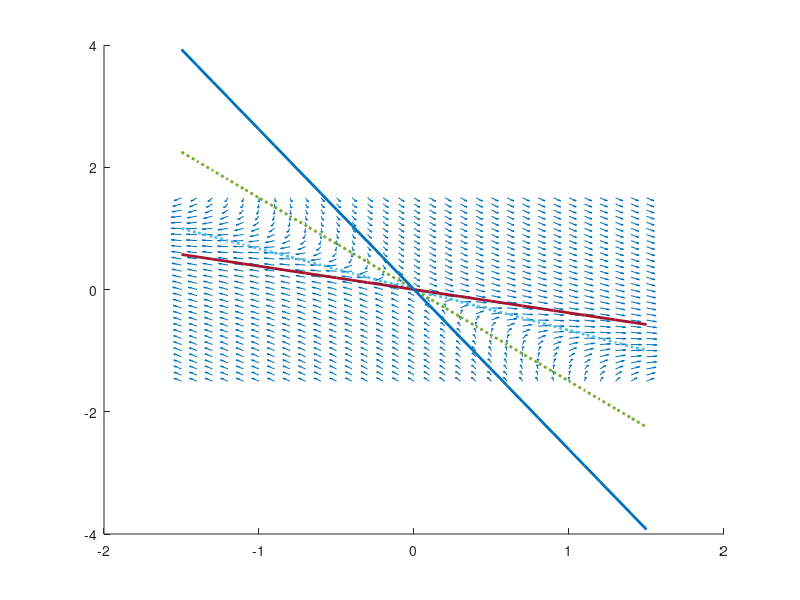

This chart was generated by the following MATLAB code: (Note: this script raises an error after producing the figure.)
#A = [2 3; -3 -2]; #centre
A = [3 2; -2 -3]; #selle

#TODO: vérifier si isoclines de graph avec nbrs complexes est bon 

[x1,x2] = meshgrid(-1.5:0.1:1.5);

x1_values = A(1,1)*x1+A(1,2)*x2;
x2_values = A(2,1)*x1+A(2,2)*x2;

norms=sqrt(x1_values.^2+x2_values.^2);
x1_normalized = x1_values ./ norms;
x2_normalized = x2_values ./norms;

# Isoclines
line_range = -1.5:.1:1.5;
isocline_1 = -(A(1,1)/A(1,2)) * line_range;
isocline_2 = -(A(2,1)/A(2,2)) * line_range;

# Droites invariantes (vecteurs propres) 
[V,L] = eig(A);
eigenvector_1 = (V(2,1)/V(1,1)) * line_range;
eigenvector_2 = (V(2,2)/V(1,2)) * line_range;

# Figure 1: portrait de phase, isoclines et vecteurs propres
figure(1);
hold on;
vector_scale = .5;

quiver(x1,x2,x1_normalized,x2_normalized, vector_scale);

# commenter isocline 1 et vecteur propre 1 pour le centre
plot(line_range,isocline_1,"linewidth", 2, "linestyle", ":");
plot(line_range,isocline_2,"linewidth", 2, "linestyle", ":");

plot(line_range,eigenvector_1,"linewidth",2);
plot(line_range,eigenvector_2,"linewidth",2);
quiver([0;0],[0;0],V(1,:),V(2,:),"linewidth",5,"color","k");

legend("portrait de phase","isocline 1","isocline 2", "v_1","v_2","location","south");
hold off;

# Figure 2: trajectoires e(t), w(t) avec 5 conditions initiales
figure(2);
hold on;
x1dot = @(t, x) A(1,1)*x(1)+A(1,2)*x(2);
x2dot = @(t, x) A(2,1)*x(1)+A(2,2)*x(2);
xdot = @(t,x) [x1dot(t, x);x2dot(t, x)];
[t1,x1] = ode23(xdot, [0, 10], [2, 0]);
[t2,x2] = ode23(xdot, [0, 10], [0, 3]);
[t3,x3] = ode23(xdot, [0, 10], [-2, 3]);
[t4,x4] = ode23(xdot, [0, 10], [2, -3]);
[t5,x5] = ode23(xdot, [0, 10], [2, 2]);

plot(t1,x1);
plot(t2,x2);
plot(t3,x3);
plot(t4,x4);
plot(t5,x5);

hold off;
